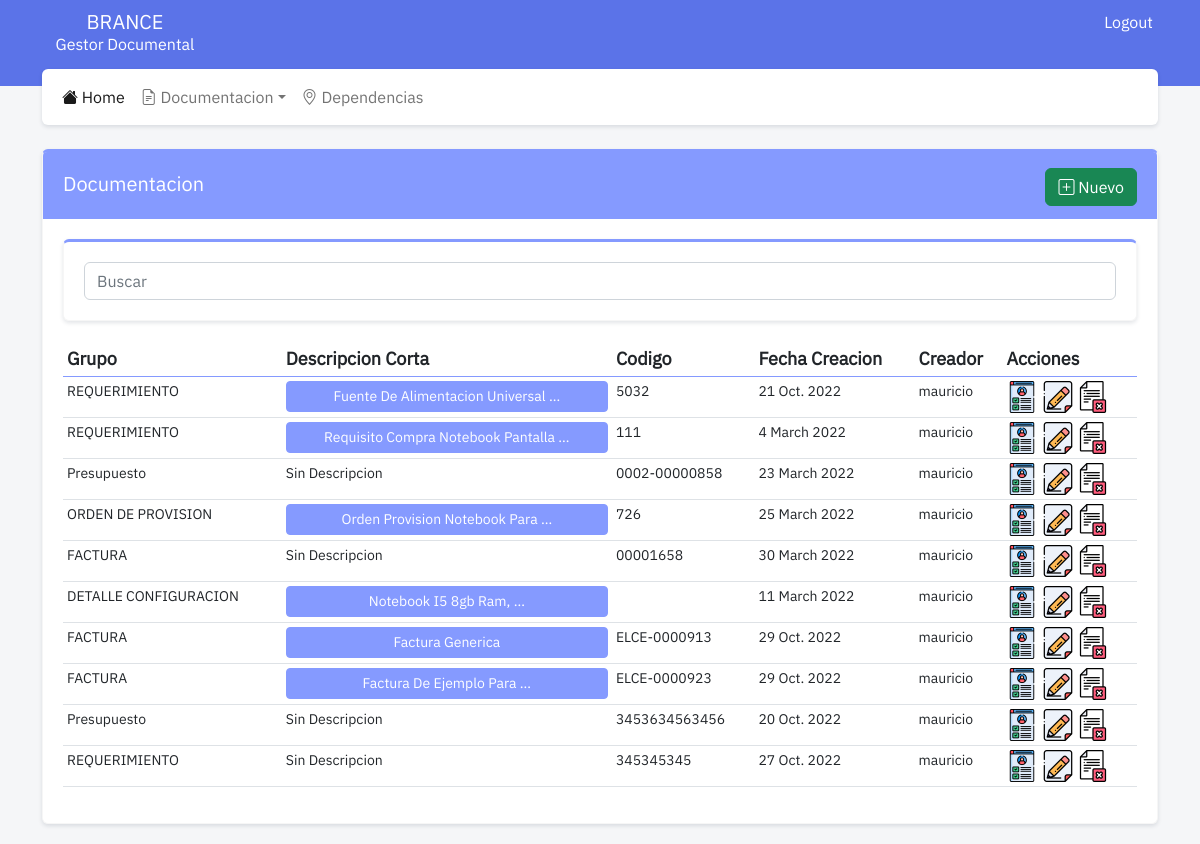
The app's page / (signed in) with its own data.
### documentacion/models.py (models this page shows, shortened)
class Documento(models.Model):
    usuario = models.ForeignKey(User, on_delete=models.RESTRICT, related_name="usuario_documento")
    estado = models.ForeignKey(Estado, on_delete=models.RESTRICT, related_name="estado_documento")
    fecha = models.DateField("Fecha", auto_now=False, auto_now_add=False)
    codigo = models.CharField("Codigo", max_length= 50, blank=True)
    grupo = models.ForeignKey(Grupo, on_delete=models.RESTRICT, related_name="grupo_documento")
    descripcion = models.TextField("Descripcion", blank=True)
    iniciador = models.ForeignKey(Dependencia, on_delete=models.RESTRICT, related_name="iniciador_documento")
    destino = models.ForeignKey(Dependencia, on_delete=models.RESTRICT, related_name="destino_documento")
    observaciones = models.TextField("Observaciones", blank=True)
    tags = models.TextField("TAGS", blank=True)
    documento = models.FileField('Documento', upload_to ="documentos/", null=False, blank=False, validators=[FileExtensionValidator(['pdf', 'jpg', 'png', 'doc', 'docx', 'xlsx'])])

class Grupo(models.Model):
    grupo = models.CharField("Grupo", max_length = 80)
    def __str__(self):
        return self.grupo

### documentacion/views.py (the view)
# urls.py: path('', views.index, name="dependencias_index"),
@login_required
def index(request):
    if request.method == 'POST':
        query = request.POST['query']
        documentos = Documento.objects.filter( Q(estado__estado__icontains = query) | Q(fecha__icontains = query) | Q(codigo__icontains = query) | Q(grupo__grupo__icontains = query) | Q(iniciador__nombre__icontains = query) | Q(destino__nombre__icontains = query) | Q(tags__icontains = query) )[:10]
    else:
        documentos = Documento.objects.all()[:10]
    context = {
        'documentos': documentos
    }
    return render(request, 'documentacion_index.html', context)

### documentacion/templates/documentacion_index.html (shortened to what this page needs)
{% extends 'base.html' %}
{% load static %}
{% block content %}
<div class="card">
    <div class="card-header header-tematico">
        <div class="float-start">
            <h4 class="card-header-title">Documentacion</h4>
        </div>
        <div class="float-end">
            <a href="{% url 'documentacion_create' %}" style="margin-top: 4px;" class="btn btn-success"><i class="bi bi-plus-square"></i> Nuevo</a>
        </div>
    </div>
    <div class="card-body">
        <div class="card">
            <div class="card-body">
                <form action="#" method="POST">
                    <input name="query" class="form-control" placeholder="Buscar" autofocus="autofocus">
                </form>
            </div>
        </div>
        <div class="table-responsive-md">
            <table class="table table-sm table-hover ">
                <thead>
                    <tr>
                        <th>Grupo</th>
                        <th>Descripcion Corta</th>
                        <th>Codigo</th>
                        <th>Fecha Creacion</th>
                        <th>Creador</th>
                        <th>Acciones</th>
                    </tr>
                </thead>
                <tbody>
                    {% for documento in documentos %}
                    <tr>
                        <td>{{documento.grupo}}</td>
                        {% if documento.descripcion %}
                        <td>
                            <a style="width: 100%;" class="btn btn-primary btn-sm btn-descripcion" type="button" data-bs-container="body" data-bs-toggle="popover" data-bs-placement="top" data-bs-content="{{documento.descripcion}}">
                                {{documento.descripcion|lower|title|truncatewords:4}}
                            </a>
                        </td>
                        {% else %}
                        <td>Sin Descripcion</td>
                        {% endif %}
                        <td>{{documento.codigo}}</td>
                        <td>{{documento.fecha}}</td>
                        <td>{{documento.usuario}}</td>
                        <td><a href="{% url 'documentacion_show' documento.id %}"><img src="static/assets/iconos/show.png" width="32" height="32"></a>
                            <a href="{% url 'documentacion_update' documento.id %}"><img src="static/assets/iconos/edit.png" width="32" height="32"></a>
                            <a href="{% url 'documentacion_delete' documento.id %}"><img src="static/assets/iconos/delete.png" width="32" height="32"></a></td>
                    </tr>
                    {% endfor %}
                </tbody>
            </table>
        </div>
    </div>
</div>
{% endblock content %}

### static/css/style.css (style rules this page uses)
:root { --radio: 0.375rem; --table-hover-bg-color: #cfe2ff; --table-hover-color: #084298; --color-tematico-principal: #859aff; --color-tematico-secundario: #5b73e8; }
html * { font-family: ibm-regular !important; }
body { background-color: #f5f6f8; }
.card { margin-bottom: 1.25rem; -webkit-box-shadow: 0 2px 4px rgba(15,34,58,.12); box-shadow: 0 2px 4px rgba(15,34,58,.12); --bs-card-spacer-y: 1.25rem; --bs-card-spacer-x: 1.25rem; --bs-card-title-spacer-y: 0.5rem; --bs-card-border-width: 1px; --bs-card-border-color: #f6f6f6; --bs-card-border-radius: 0.25rem; --bs-card-inner-border-radius: 0.25rem; --bs-card-cap-padding-y: 0.75rem; --bs-card-cap-padding-x: 1.25rem; --bs-card-cap-bg: rgba(0, 0, 0, 0.03); --bs-card-bg: #fff; --bs-card-img-overlay-padding: 1rem; --bs-card-group-margin: 0.625rem; position: relative; flex-direction: column; min-width: 0; height: var(--bs-card-height); word-wrap: break-word; background-color: var(--bs-card-bg); background-clip: border-box; border: var(--bs-card-border-width) solid var(--bs-card-border-color); border-radius: var(--radio); margin-bottom: 1.25rem; border-top: 3px solid var(--color-tematico-principal); }
.card-header { border-bottom: 1px solid var(--color-tematico-principal); }
.card-body { -webkit-box-flex: 1; -ms-flex: 1 1 auto; flex: 1 1 auto; padding: var(--bs-card-spacer-y) var(--bs-card-spacer-x); color: var(--bs-card-color); }
.header-tematico { color: white; background-color: var(--color-tematico-principal); }
.card-header-title { font-size: 20px; margin-top: 7.5px; }
th { border-bottom: 2px solid #859aff; font-size: 18px; }
tbody { font-size: 14px; }
.btn-descripcion { background-color: var(--color-tematico-principal); border-color: var(--color-tematico-principal); }

### records on screen
Documento: grupo "REQUERIMIENTO", descripcion "Fuente De Alimentacion Universal …", codigo "5032", fecha "21 Oct. 2022", usuario "mauricio"
Documento: grupo "REQUERIMIENTO", descripcion "Requisito Compra Notebook Pantalla …", codigo "111", fecha "4 March 2022", usuario "mauricio"
Documento: grupo "Presupuesto", descripcion "Sin Descripcion", codigo "0002-00000858", fecha "23 March 2022", usuario "mauricio"
Documento: grupo "ORDEN DE PROVISION", descripcion "Orden Provision Notebook Para …", codigo "726", fecha "25 March 2022", usuario "mauricio"
Documento: grupo "FACTURA", descripcion "Sin Descripcion", codigo "00001658", fecha "30 March 2022", usuario "mauricio"
Documento: grupo "DETALLE CONFIGURACION", descripcion "Notebook I5 8gb Ram, …", fecha "11 March 2022", usuario "mauricio"
Documento: grupo "FACTURA", descripcion "Factura Generica", codigo "ELCE-0000913", fecha "29 Oct. 2022", usuario "mauricio"
Documento: grupo "FACTURA", descripcion "Factura De Ejemplo Para …", codigo "ELCE-0000923", fecha "29 Oct. 2022", usuario "mauricio"
Documento: grupo "Presupuesto", descripcion "Sin Descripcion", codigo "3453634563456", fecha "20 Oct. 2022", usuario "mauricio"
Documento: grupo "REQUERIMIENTO", descripcion "Sin Descripcion", codigo "345345345", fecha "27 Oct. 2022", usuario "mauricio"
